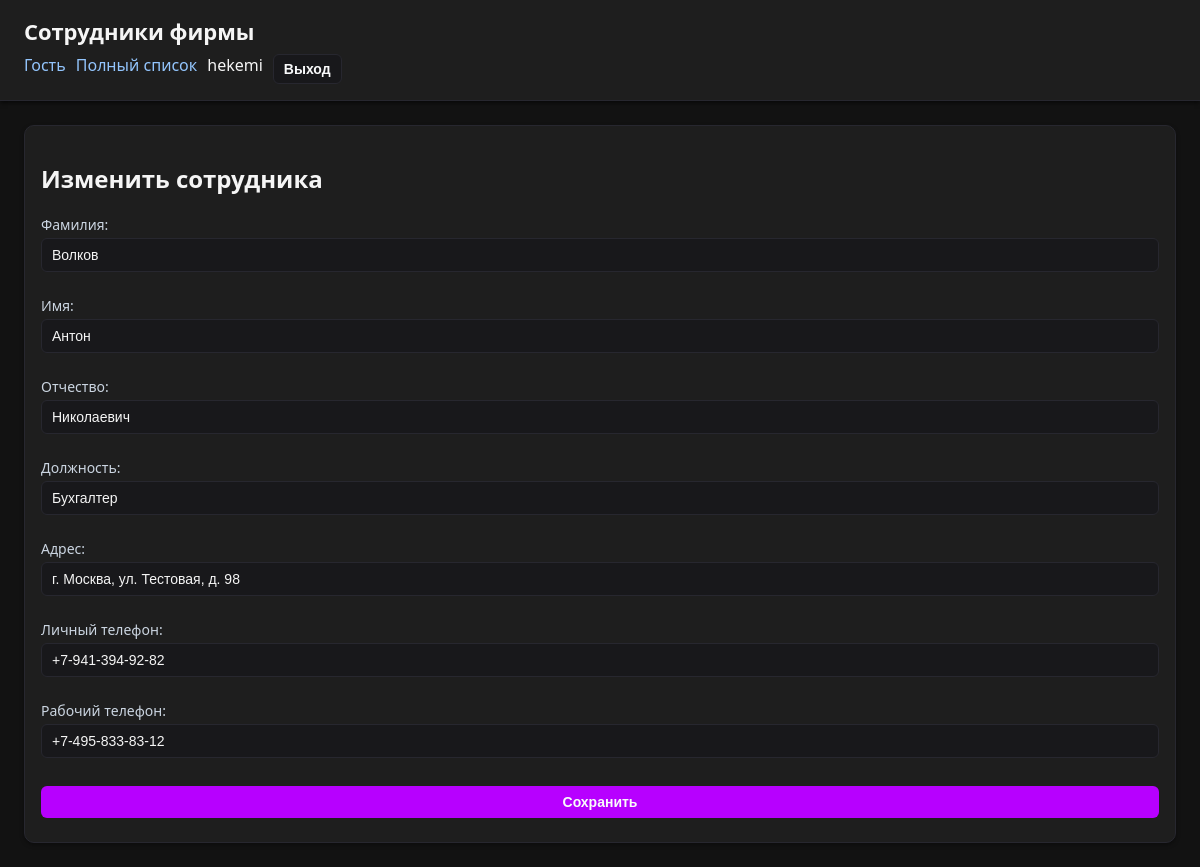
/employees/13/edit/ (signed in), run on an earlier commit of the app's database.
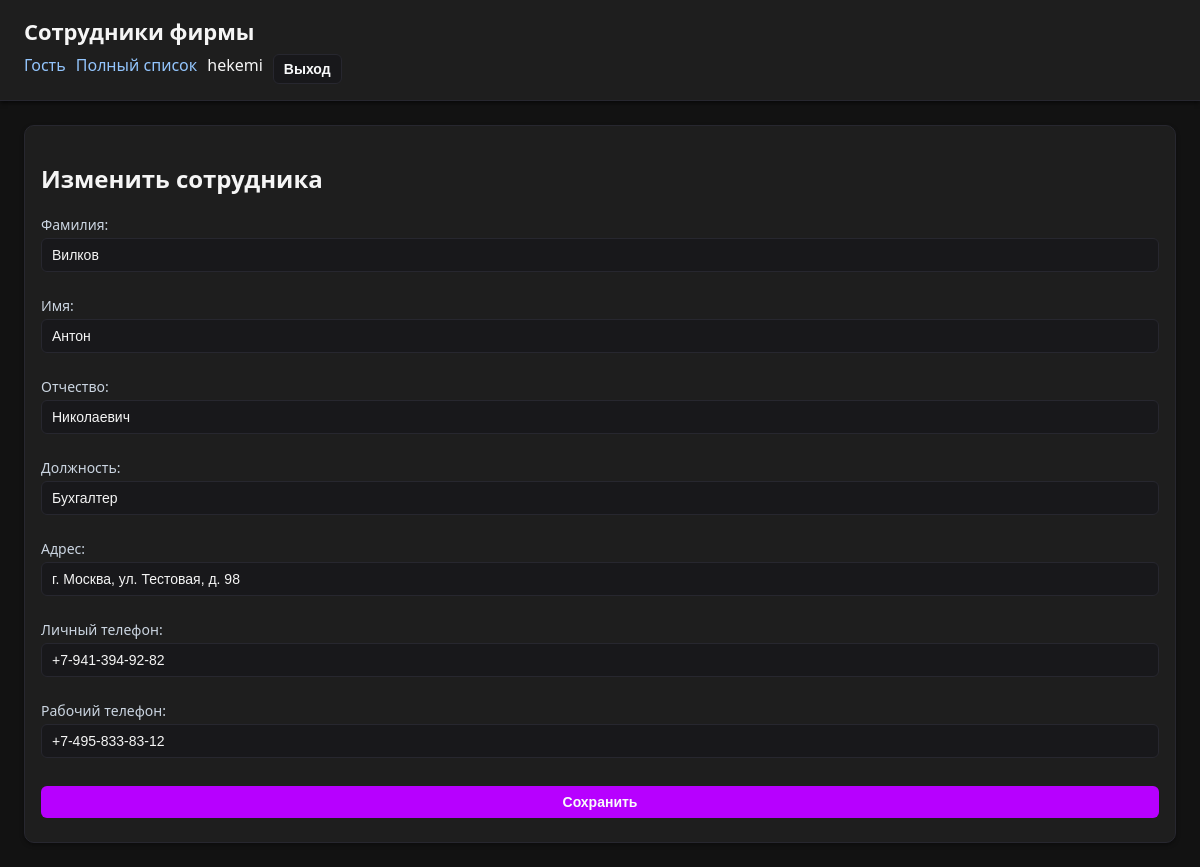
And on a later commit of the database.
### employees/models.py (models this page shows, shortened)
class Employee(models.Model):
    last_name = models.CharField("Фамилия", max_length=100)
    first_name = models.CharField("Имя", max_length=100)
    patronymic = models.CharField("Отчество", max_length=100, blank=True)
    position = models.CharField("Должность", max_length=150)
    address = models.CharField("Адрес", max_length=255)
    personal_phone = models.CharField("Личный телефон", max_length=30)
    work_phone = models.CharField("Рабочий телефон", max_length=30)
    class Meta:
        verbose_name = "Сотрудник"
        verbose_name_plural = "Сотрудники"
        ordering = ("last_name", "first_name", "patronymic")

### employees/views.py (the view)
# urls.py: path("employees/<int:pk>/edit/", views.employee_update, name="edit"),
@login_required
@permission_required("employees.change_employee", raise_exception=True)
def employee_update(request, pk):
    employee = get_object_or_404(Employee, pk=pk)
    if request.method == "POST":
        form = EmployeeForm(request.POST, instance=employee)
        if form.is_valid():
            form.save()
            return redirect("employees:full_list")
    else:
        form = EmployeeForm(instance=employee)
    return render(request, "employees/form.html", {"form": form, "title": "Изменить сотрудника"})

### employees/forms.py
class EmployeeForm(forms.ModelForm):
    class Meta:
        model = Employee
        fields = [
            "last_name",
            "first_name",
            "patronymic",
            "position",
            "address",
            "personal_phone",
            "work_phone",
        ]

### employees/templates/employees/form.html (shortened to what this page needs)
{% extends "employees/base.html" %}
{% block content %}
<h2>{{ title }}</h2>
<form method="post">
  {{ form.as_p }}
  <button type="submit">Сохранить</button>
</form>
{% endblock %}

What changed in the data, as far as the page shows it:
changed Employee "Антон": last_name "Волков" → "Вилков"
